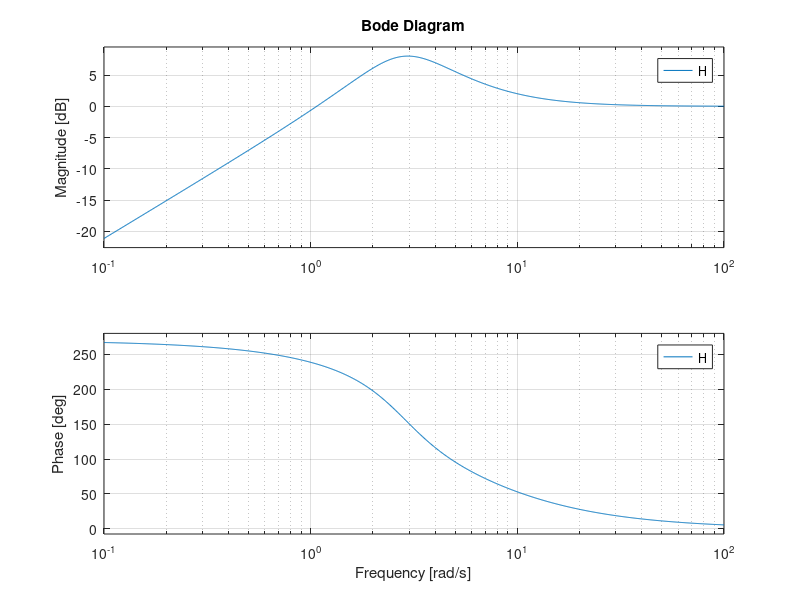

The MATLAB source for this figure:
function [ output_args ] = fun2_bodela
    num=[1 -7 0];
    den=[1 3 8];
    H=tf(num,den);
    bode(H);
    grid on;
end
